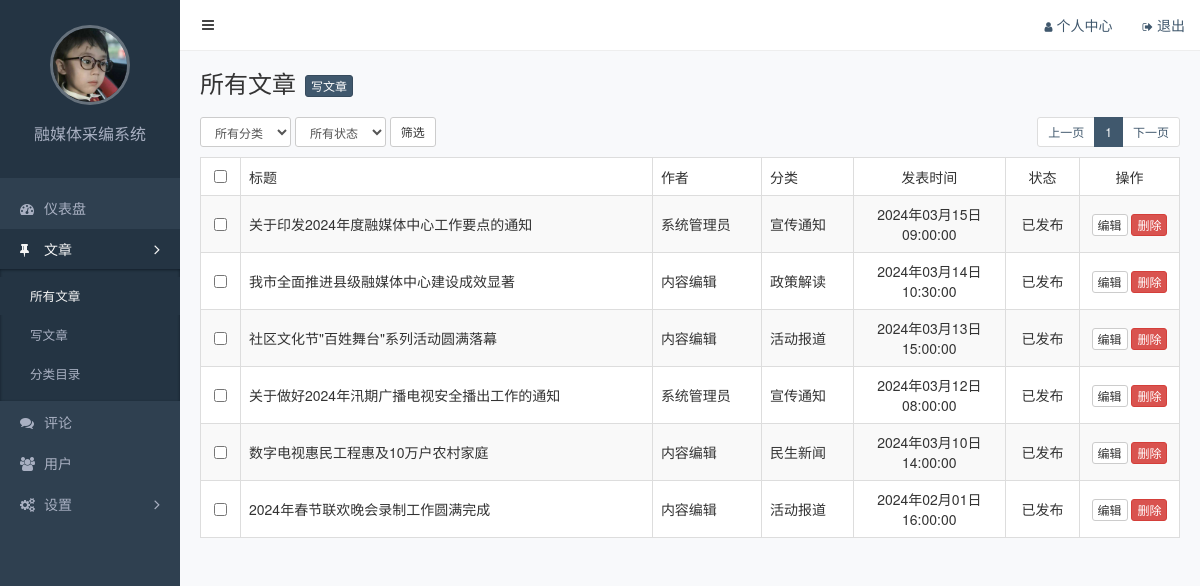
/admin/posts.php (signed in), run on the app's committed database.
### tables this page shows
CREATE TABLE posts (
  id INT AUTO_INCREMENT PRIMARY KEY,
  title VARCHAR(200) NOT NULL,
  content TEXT,
  user_id INT NOT NULL,
  category_id INT NOT NULL,
  slug VARCHAR(200) DEFAULT NULL,
  feature VARCHAR(500) DEFAULT NULL,
  created DATETIME DEFAULT CURRENT_TIMESTAMP,
  status ENUM('published','drafted','trashed') DEFAULT 'drafted'
);

CREATE TABLE users (
  id INT AUTO_INCREMENT PRIMARY KEY,
  email VARCHAR(100) NOT NULL,
  password VARCHAR(64) NOT NULL,
  avatar VARCHAR(500) DEFAULT '/baixiu/static/assets/img/default.png',
  nickname VARCHAR(50) DEFAULT NULL,
  slug VARCHAR(100) DEFAULT NULL
);

CREATE TABLE categories (
  id INT AUTO_INCREMENT PRIMARY KEY,
  slug VARCHAR(100) NOT NULL,
  name VARCHAR(100) NOT NULL
);

### functions.php (called while the page is built, shortened)
<?php
    function xiu_fetch_all($sql) {
     $conn = mysqli_connect(DB_HOST,DB_USER,DB_PASS,DB_NAME);
     $query = mysqli_query($conn,$sql);
     while ($row = mysqli_fetch_assoc($query)) {
          $resule[] = $row ;
     }
           return $resule;
 }
     function xiu_fetch_one($sql) {
       $res = xiu_fetch_all($sql);
       return isset($res[0]) ? $res[0] : null ;
     }
 ?>

### admin/posts.php (the view, shortened to what this page needs)
<?php
  require_once '../functions.php' ;
 $where = '1 = 1';
 $search = '';
 $size = 20;
 $page = empty($_GET['page']) ? 1 : $_GET['page'] ;
$total_count = (int)xiu_fetch_one("select count(1) as count from posts
inner join categories on posts.category_id = categories.id
inner join users on posts.user_id = users.id ;")['count'] ;
$total_pages = (int)ceil($total_count/$size);
 $visiables = 5;
 $begin = $page - ($visiables - 1)/2;
 $end = $begin + $visiables - 1;
 $begin = $begin < 1 ? '1' : $begin;
 $end = $end > $total_pages ? $total_pages : $end ;
$offset = ($page - 1) * $size ;
$posts = xiu_fetch_all("select
  posts.id,
  posts.title,
  users.nickname as user_name,
  categories.name as category_name,
  posts.created,
  posts.status
from posts
inner join categories on posts.category_id = categories.id
inner join users on posts.user_id = users.id
where {$where}
order by posts.created desc
limit {$offset}, {$size};");
function convert_post($status) {
  $dict = array (
 'published' => '已发布',
 'drafted' => '草稿箱',
 'trashed' => '回收站'
  ) ;
   return  isset($dict[$status])? $dict[$status] : '未知';
}
function convert_date ($created) {
  $timestamp = strtotime($created);
  return date('Y年m月d日<b\r>H:i:s', $timestamp);
}
?>
<!DOCTYPE html>
<html lang="zh-CN">
<head>
  <link rel="stylesheet" href="/baixiu/static/assets/vendors/bootstrap/css/bootstrap.css">
  <link rel="stylesheet" href="/baixiu/static/assets/vendors/font-awesome/css/font-awesome.css">
  <link rel="stylesheet" href="/baixiu/static/assets/vendors/nprogress/nprogress.css">
  <link rel="stylesheet" href="/baixiu/static/assets/css/admin.css">
</head>
<body>
  <div class="main">
<?php  include 'inc/navbar.php' ?>
    <div class="container-fluid">
      <div class="page-title">
        <h1>所有文章</h1>
        <a href="post-add.php" class="btn btn-primary btn-xs">写文章</a>
      </div>
      <div class="page-action">
        <form class="form-inline" action = "<?php echo $_SERVER['PHP_SELF']; ?>">
          <select name="category" class="form-control input-sm">
            <option value="all">所有分类</option>
          </select>
          <select name="status" class="form-control input-sm">
            <option value="all" >所有状态</option>
          </select>
          <button class="btn btn-default btn-sm">筛选</button>
        </form>
        <ul class="pagination pagination-sm pull-right">
          <li><a href="?page=<?php echo $page-1 ; ?>">上一页</a></li>
        <?php for($i = $begin; $i <= $end; $i++):  ?>
        <li<?php echo $i == $page ? ' class="active"' : '' ?>><a href="?page=<?php echo $i . $search ; ?>"><?php echo $i ; ?></a></li>
          <?php endfor ?>
          <li><a href="?page=<?php echo $page+1 ; ?>">下一页</a></li>
        </ul>
      </div>
      <table class="table table-striped table-bordered table-hover">
        <thead>
          <tr>
            <th class="text-center" width="40"><input type="checkbox"></th>
            <th>标题</th>
            <th>作者</th>
            <th>分类</th>
            <th class="text-center">发表时间</th>
            <th class="text-center">状态</th>
            <th class="text-center" width="100">操作</th>
          </tr>
        </thead>
        <tbody>
         <?php foreach ($posts as $item): ?>
          <tr>
            <td class="text-center"><input type="checkbox"></td>
            <td><?php echo $item['title']; ?></td>
            <td><?php echo $item['user_name']; ?></td>
            <td><?php echo $item['category_name']; ?></td>
            <td class="text-center"><?php echo convert_date($item['created']); ?></td>
            <td class="text-center"><?php echo convert_post($item['status']); ?></td>
            <td class="text-center">
              <a href="javascript:;" class="btn btn-default btn-xs">编辑</a>
              <a href="/baixiu/admin/post-delete.php?id=<?php echo $item['id'] ?>" class="btn btn-danger btn-xs">删除</a>
            </td>
          </tr>
          <?php endforeach ?>
        </tbody>
      </table>
    </div>
  </div>
  <?php $current_page ='posts' ; ?>
  <?php include 'inc/sidebar.php'; ?>
</body>
</html>

### admin/inc/navbar.php
<nav class="navbar">
    <button class="btn btn-default navbar-btn fa fa-bars"></button>
    <ul class="nav navbar-nav navbar-right">
      <li><a href="profile.php"><i class="fa fa-user"></i>个人中心</a></li>
      <li><a href="login.php?action=logout"><i class="fa fa-sign-out"></i>退出</a></li>
    </ul>
  </nav>

### admin/inc/sidebar.php (shortened to what this page needs)
 <?php
require_once '../functions.php';
$current_page = isset($current_page) ? $current_page : '';
 ?>
 <div class="aside">
    <div class="profile">
      <img class="avatar" src="/baixiu/static/uploads/avatar1.jpg">
      <h3 class="name">融媒体采编系统</h3>
    </div>
    <ul class="nav">
      <li <?php echo $current_page==='index'?'class=active':'' ?> >
        <a href="index.php"><i class="fa fa-dashboard"></i>仪表盘</a>
      </li>
       <?php $post_array=array('posts','post-add','categories'); ?>
       <li <?php echo in_array($current_page, $post_array)?'class=active':'' ?>>
        <a href="#menu-posts" class="collapsed" data-toggle="collapse">
          <i class="fa fa-thumb-tack"></i>文章<i class="fa fa-angle-right"></i>
        </a>
        <ul id="menu-posts" class="collapse <?php echo in_array($current_page, $post_array)?' in':'' ?>">
          <li <?php echo $current_page==='posts'?'class=active':'' ?>><a href="posts.php">所有文章</a></li>
          <li <?php echo $current_page==='post-add'?'class=active':'' ?>><a href="post-add.php">写文章</a></li>
          <li <?php echo $current_page==='categories'?'class=active':'' ?>><a href="categories.php">分类目录</a></li>
        </ul>
      </li>
      <li <?php echo $current_page==='comments'?'class=active':'' ?>>
        <a href="comments.php"><i class="fa fa-comments"></i>评论</a>
      </li>
      <li <?php echo $current_page==='users'?'class=active':'' ?>>
        <a href="users.php"><i class="fa fa-users"></i>用户</a>
      </li>
      <?php $set_array=array('nav-menus','slides','settings'); ?>
      <li <?php echo in_array($current_page, $set_array)?'class=active':'' ?>>
        <a href="#menu-settings" class="collapsed" data-toggle="collapse">
          <i class="fa fa-cogs"></i>设置<i class="fa fa-angle-right"></i>
        </a>
      </li>
    </ul>
  </div>

### static/assets/css/admin.css (style rules this page uses)
.form-control { box-shadow: none; }
body { background-color: #f8f9fb; -webkit-font-smoothing: antialiased; -moz-osx-font-smoothing: grayscale; }
.aside { position: fixed; top: 0; left: 0; width: 180px; height: 100%; background-color: #2f4050; }
.aside .profile { padding: 25px; text-align: center; background-color: #243443; }
.aside .profile .avatar { width: 80px; height: 80px; border: 3px solid rgba(255, 255, 255, .3); border-radius: 50%; object-fit: cover; }
.aside .profile .name { color: #a9b0c2; font-size: 16px; }
.aside .nav { padding: 10px 0; }
.aside .nav li + li { margin-top: 1px; }
.aside .nav a { display: block; padding: 10px 20px; color: #a9b0c2; }
.aside .nav .active > a { color: #f6f6f6; background-color: #243443; }
.aside .nav a i:first-child { width: 14px; margin-right: 10px; font-size: 14px; line-height: 16px; }
.aside .nav .fa-angle-right { float: right; transition: transform .2s; transform: rotate(90deg); font-size: 16px; line-height: 20px; }
.aside .nav .collapsed .fa-angle-right { float: right; transform: rotate(0); }
.aside .nav a + ul { overflow: hidden; padding: 0; list-style: none; background-color: #243443; box-shadow: inset 0 1px 3px #111e29; font-size: .9em; }
.aside .nav a + ul li:first-child { margin-top: 8px; }
.aside .nav a + ul li:last-child { margin-bottom: 8px; }
.aside .nav a + ul a { padding-left: 30px; }
.main { position: relative; overflow: hidden; min-width: 844px; min-height: 100vh; padding: 70px 5px 20px 185px; }
.main .navbar { position: fixed; z-index: 10; top: 0; right: 0; left: 180px; padding: 0 15px 0 10px; border: 0; border-bottom: 1px solid #eee; border-radius: 0; background-color: #fff; }
.main .navbar .navbar-btn { padding: 10px 12px; color: #444; border: 0; }
.main .navbar i { margin-right: 4px; font-size: .8em; }
.main .container-fluid .page-title { overflow: hidden; margin-bottom: 20px; }
.main .container-fluid .page-title h1 { display: inline-block; margin: 0; font-size: 24px; font-weight: 400; }
.main .container-fluid .page-title .btn-primary { margin-left: 5px; vertical-align: bottom; }
.main .container-fluid .page-action { overflow: hidden; margin-bottom: 10px; }
.main .container-fluid .page-action .btn-batch, .main .container-fluid .page-action .form-inline { display: inline-block; }
.main .container-fluid .page-action .btn { margin-right: 10px; }
.main .container-fluid .pagination { margin: 0; }
.main .container-fluid table { background-color: #fff; }
.main .container-fluid th { border-bottom: 1px; font-weight: 400; }
.main .container-fluid td { vertical-align: middle; }

### data on the page
posts: title "关于印发2024年度融媒体中心工作要点的通知", user.nickname "系统管理员", category.name "宣传通知", created "2024年03月15日 09:00:00", status "已发布"
posts: title "我市全面推进县级融媒体中心建设成效显著", user.nickname "内容编辑", category.name "政策解读", created "2024年03月14日 10:30:00", status "已发布"
posts: title "社区文化节\"百姓舞台\"系列活动圆满落幕", user.nickname "内容编辑", category.name "活动报道", created "2024年03月13日 15:00:00", status "已发布"
posts: title "关于做好2024年汛期广播电视安全播出工作的通知", user.nickname "系统管理员", category.name "宣传通知", created "2024年03月12日 08:00:00", status "已发布"
posts: title "数字电视惠民工程惠及10万户农村家庭", user.nickname "内容编辑", category.name "民生新闻", created "2024年03月10日 14:00:00", status "已发布"
posts: title "2024年春节联欢晚会录制工作圆满完成", user.nickname "内容编辑", category.name "活动报道", created "2024年02月01日 16:00:00", status "已发布"
